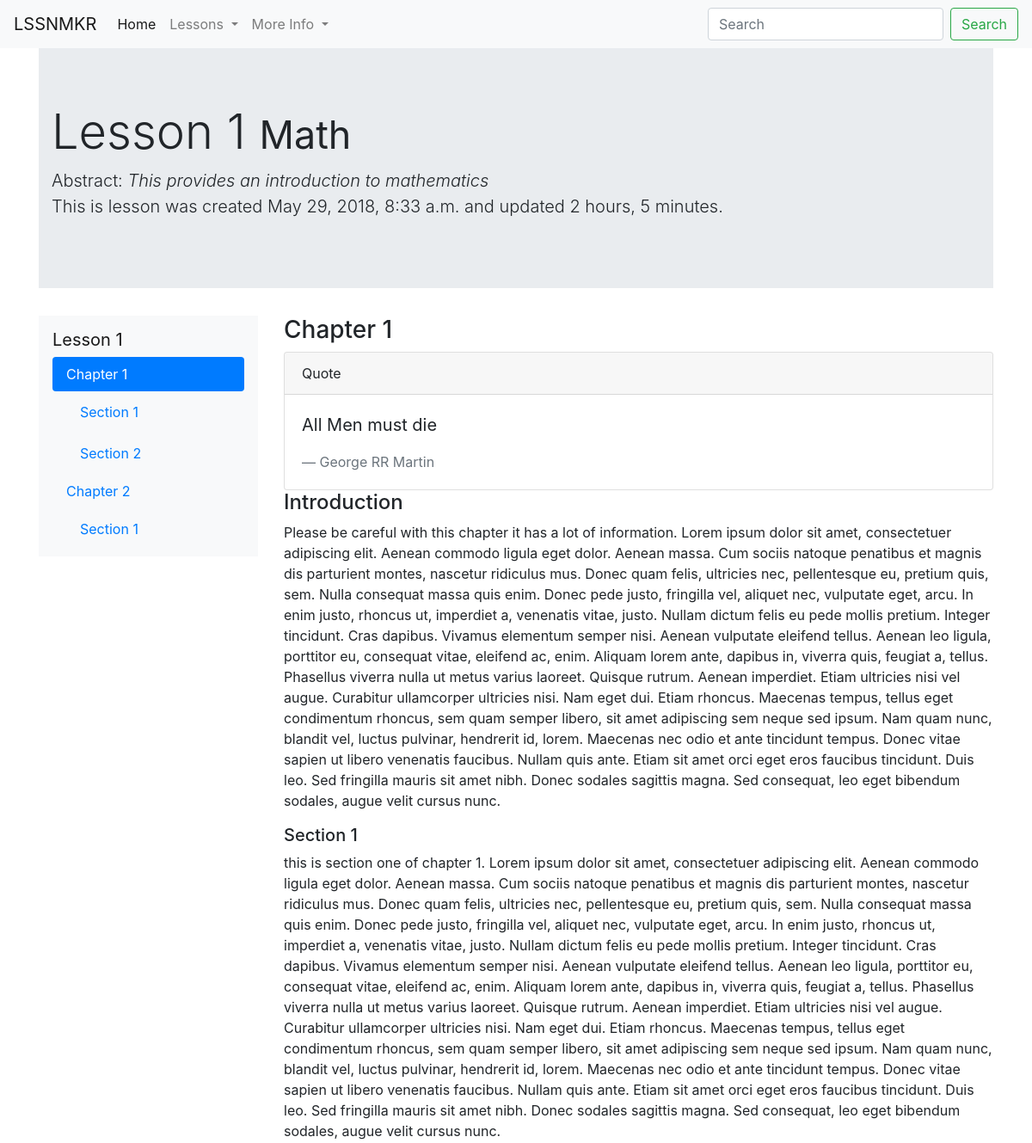
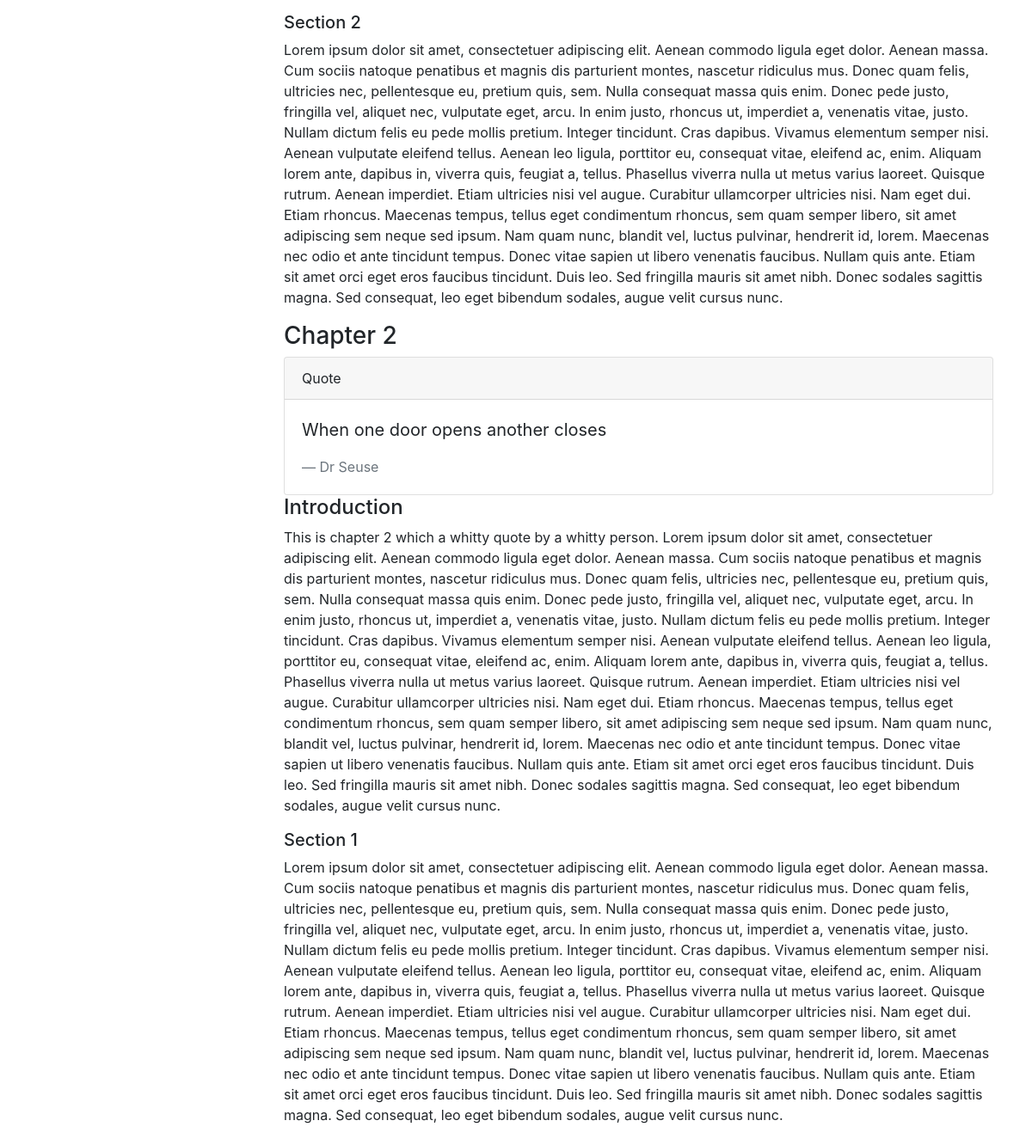
The page /lessons/lesson-1/ on the database its author committed (2 pictures, top to bottom).
### Lesson/models.py (models this page shows, shortened)
class LessonPlan(models.Model):
    owner = models.ForeignKey(User, on_delete=models.SET(get_sentinel_user))
    lesson_name = models.CharField(max_length=50, unique=True) #TODO:make is unique for user
    subtitle = models.CharField(max_length=100, unique=False, blank=True, null=True)
    abstract = models.CharField(max_length=200, blank=True, null=True)
    is_draft = models.BooleanField(default=False)
    subject = models.CharField(max_length=100, validators=[validate_subject])
    timestamp = models.DateTimeField(auto_now_add=True)
    updated = models.DateTimeField(auto_now=True)
    slug = models.SlugField(unique=True, null=True, blank=True)
    class Meta:
        pass

class Chapter(models.Model):
    chapter_title = models.CharField(max_length=120, unique=True)
    chapter_quote = models.CharField(max_length=200, blank=True, null=True)
    chapter_quote_author = models.CharField(max_length=100, blank=True, null=True)
    chapter_introduction = models.TextField()
    lesson = models.ForeignKey(LessonPlan, on_delete=models.CASCADE)

class Section(models.Model):
    section_title = models.CharField(max_length=120, unique=False)
    section_content = models.TextField()
    chapter = models.ForeignKey(Chapter, on_delete=models.CASCADE)

### Lesson/views.py (the view)
# urls.py: url(r'^lessons/(?P<slug>[\w-]+)/$', LessonPlanDetailView.as_view(), name="search-lesson"),
class LessonPlanDetailView(DetailView):
    model = LessonPlan

### Lesson/templates/Lesson/lessonplan_detail.html (shortened to what this page needs)
{% extends 'base.html' %}
{% block content %}
<div class="jumbotron jumbotron-fluid">
  <div class="container">
    <h1 class="display-4">{{ object.lesson_name }} <small> {{ object.subject }}</small></h1>
    <p class="lead">Abstract: <em>{{ object.abstract }}</em><br />
      This is lesson was created {{ object.timestamp }} and updated {{ object.updated|timesince }}.</p>
  </div>
</div>
<div class="row">
<div class="col-3">
   <nav id="navbar-example3" class="navbar navbar-light bg-light">
      <div class="row">
         <div class="col-12">
         <a class="navbar-brand" href="#">{{ object.lesson_name }}</a>
         </div>
      <div class="col-12">
     <nav class="nav nav-pills flex-column">
        {% for ch in object.chapter_set.all %}
      <a class="nav-link" href="#{{ ch.chapter_title }}">{{ ch.chapter_title }}</a>
      <nav class="nav nav-pills flex-column">
         {% for section in ch.section_set.all %}
            <a class="nav-link ml-3 my-1" href="#{{ section.section_title }}">{{ section.section_title }}</a>
         {% endfor %}
      </nav>
      {% endfor %}
     </nav>
  </div>
  </div>
   </nav>
</div>
   <div class="col-9">
      <div data-spy="scroll" data-target="#navbar-example3" data-offset="0">
         {% for ch in object.chapter_set.all %}
            <h3 id="{{ ch.chapter_title }}">{{ ch.chapter_title }} </h3>
            {% if ch.chapter_quote %}
               <div class="card">
                  <div class="card-header">Quote</div>
                  <div class="card-body">
                     <blockquote class="blockquote mb-0">
                        <p>{{ ch.chapter_quote }}</p>
                        <footer class="blockquote-footer">{{ ch.chapter_quote_author }}</footer>
                     </blockquote>
                  </div>
               </div>
            {% endif %}
            {% if ch.chapter_introduction %}
               <h4 id="introduction"> Introduction </h4>
               <p>
                  {{ ch.chapter_introduction }}
              </p>
           {% endif %}
           {% for section in ch.section_set.all %}
            <h5 id="{{ section.section_title }}">{{ section.section_title }}</h5>
            <p> {{ section.section_content }} </p>
           {% endfor %}
         {% endfor %}
      </div>
   </div>
</div>
{% endblock content %}

### rows shown on the page
LessonPlan: lesson_name "Lesson 1", subject "Math", abstract "This provides an introduction to mathematics", timestamp "May 29, 2018, 8:33 a.m.", updated "2 hours, 5 minutes"
Chapter: chapter_title "Chapter 1", chapter_quote "All Men must die", chapter_quote_author "George RR Martin", chapter_introduction "Please be careful with this chapter it has a lot of information. Lorem ipsum dolor sit amet, consectetuer adipiscing elit. Aenean commodo ligula eget dolor. Aenean massa. Cum sociis natoque penatibus et magnis dis parturient montes, nascetur ridiculus mus. Donec quam felis, ultricies nec, pellentesque eu, pretium quis, sem. Nulla consequat massa quis enim. Donec pede justo, fringilla vel, aliquet nec, vulputate eget, arcu. In enim justo, rhoncus ut, imperdiet a, venenatis vitae, justo. Nullam dictum felis eu pede mollis pretium. Integer tincidunt. Cras dapibus. Vivamus elementum semper nisi. Aenean vulputate eleifend tellus. Aenean leo ligula, porttitor eu, consequat vitae, eleifend ac,…"
Section: section_title "Section 1", section_content "this is section one of chapter 1. Lorem ipsum dolor sit amet, consectetuer adipiscing elit. Aenean commodo ligula eget dolor. Aenean massa. Cum sociis natoque penatibus et magnis dis parturient montes, nascetur ridiculus mus. Donec quam felis, ultricies nec, pellentesque eu, pretium quis, sem. Nulla consequat massa quis enim. Donec pede justo, fringilla vel, aliquet nec, vulputate eget, arcu. In enim justo, rhoncus ut, imperdiet a, venenatis vitae, justo. Nullam dictum felis eu pede mollis pretium. Integer tincidunt. Cras dapibus. Vivamus elementum semper nisi. Aenean vulputate eleifend tellus. Aenean leo ligula, porttitor eu, consequat vitae, eleifend ac, enim. Aliquam lorem ante, dapibus…"
Section: section_title "Section 2", section_content "Lorem ipsum dolor sit amet, consectetuer adipiscing elit. Aenean commodo ligula eget dolor. Aenean massa. Cum sociis natoque penatibus et magnis dis parturient montes, nascetur ridiculus mus. Donec quam felis, ultricies nec, pellentesque eu, pretium quis, sem. Nulla consequat massa quis enim. Donec pede justo, fringilla vel, aliquet nec, vulputate eget, arcu. In enim justo, rhoncus ut, imperdiet a, venenatis vitae, justo. Nullam dictum felis eu pede mollis pretium. Integer tincidunt. Cras dapibus. Vivamus elementum semper nisi. Aenean vulputate eleifend tellus. Aenean leo ligula, porttitor eu, consequat vitae, eleifend ac, enim. Aliquam lorem ante, dapibus in, viverra quis, feugiat a,…"
Chapter: chapter_title "Chapter 2", chapter_quote "When one door opens another closes", chapter_quote_author "Dr Seuse", chapter_introduction "This is chapter 2 which a whitty quote by a whitty person. Lorem ipsum dolor sit amet, consectetuer adipiscing elit. Aenean commodo ligula eget dolor. Aenean massa. Cum sociis natoque penatibus et magnis dis parturient montes, nascetur ridiculus mus. Donec quam felis, ultricies nec, pellentesque eu, pretium quis, sem. Nulla consequat massa quis enim. Donec pede justo, fringilla vel, aliquet nec, vulputate eget, arcu. In enim justo, rhoncus ut, imperdiet a, venenatis vitae, justo. Nullam dictum felis eu pede mollis pretium. Integer tincidunt. Cras dapibus. Vivamus elementum semper nisi. Aenean vulputate eleifend tellus. Aenean leo ligula, porttitor eu, consequat vitae, eleifend ac, enim.…"
Section: section_title "Section 1", section_content "Lorem ipsum dolor sit amet, consectetuer adipiscing elit. Aenean commodo ligula eget dolor. Aenean massa. Cum sociis natoque penatibus et magnis dis parturient montes, nascetur ridiculus mus. Donec quam felis, ultricies nec, pellentesque eu, pretium quis, sem. Nulla consequat massa quis enim. Donec pede justo, fringilla vel, aliquet nec, vulputate eget, arcu. In enim justo, rhoncus ut, imperdiet a, venenatis vitae, justo. Nullam dictum felis eu pede mollis pretium. Integer tincidunt. Cras dapibus. Vivamus elementum semper nisi. Aenean vulputate eleifend tellus. Aenean leo ligula, porttitor eu, consequat vitae, eleifend ac, enim. Aliquam lorem ante, dapibus in, viverra quis, feugiat a,…"
